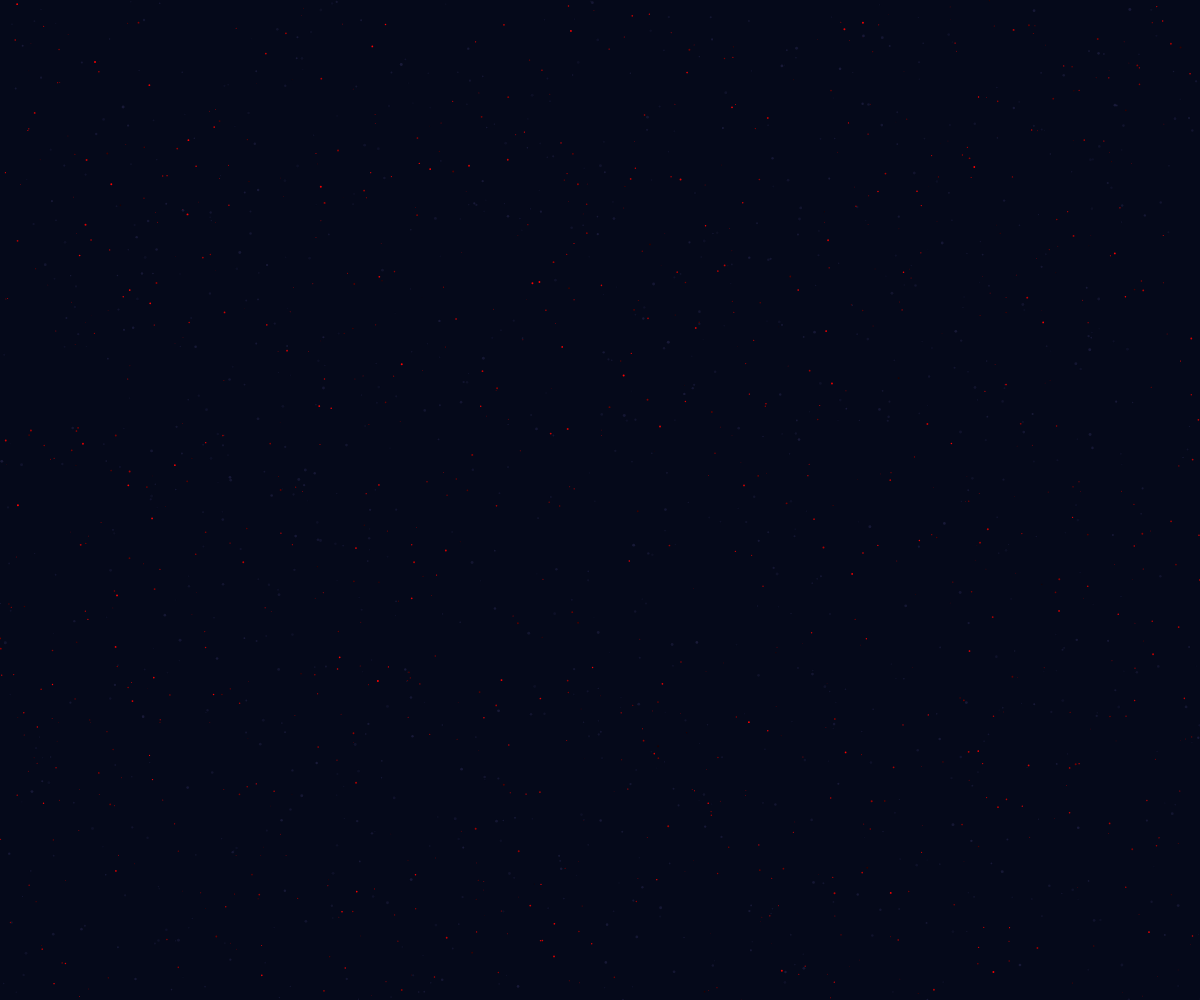
Frame 1 (no input)
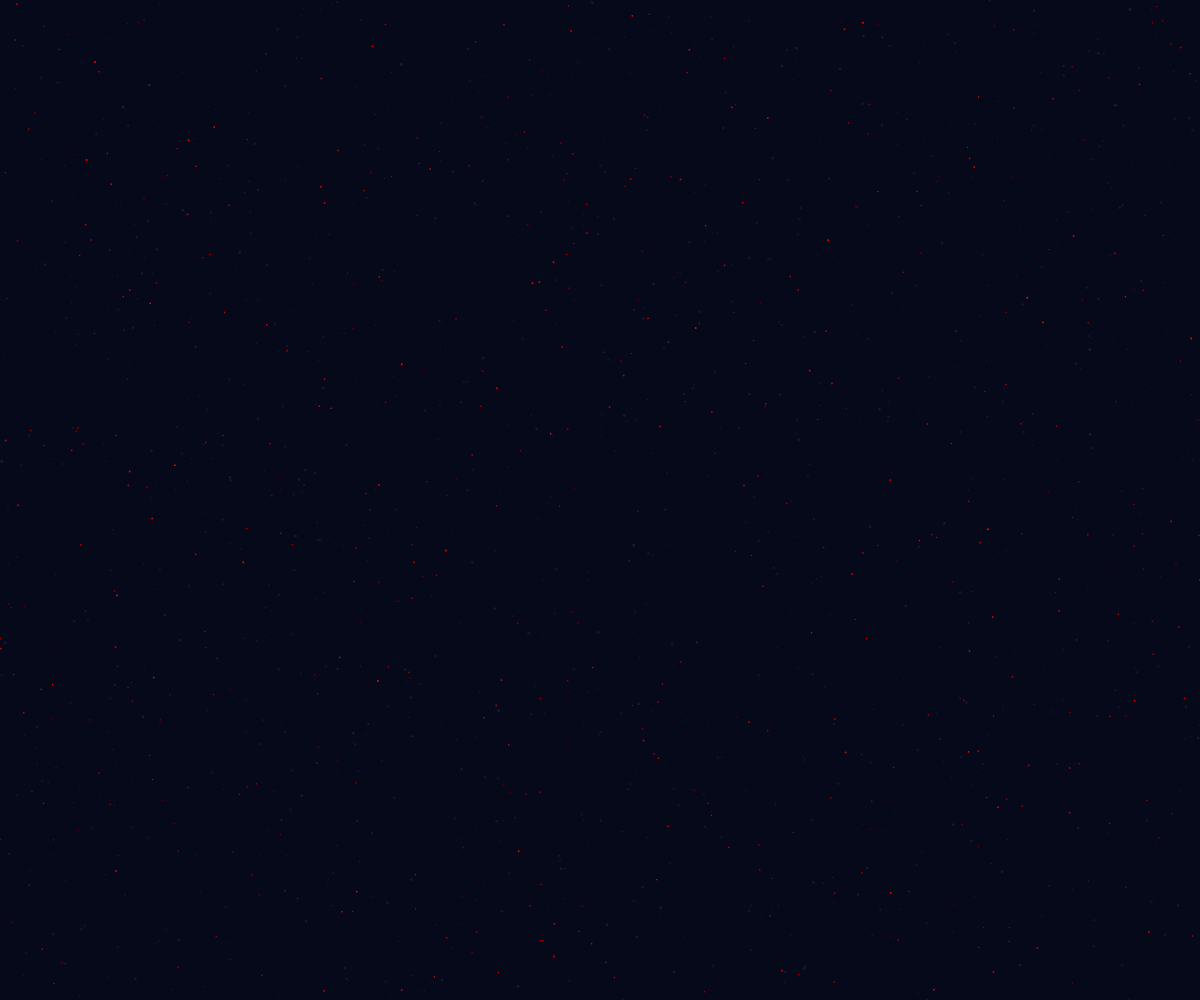
Frame 60 (no input)
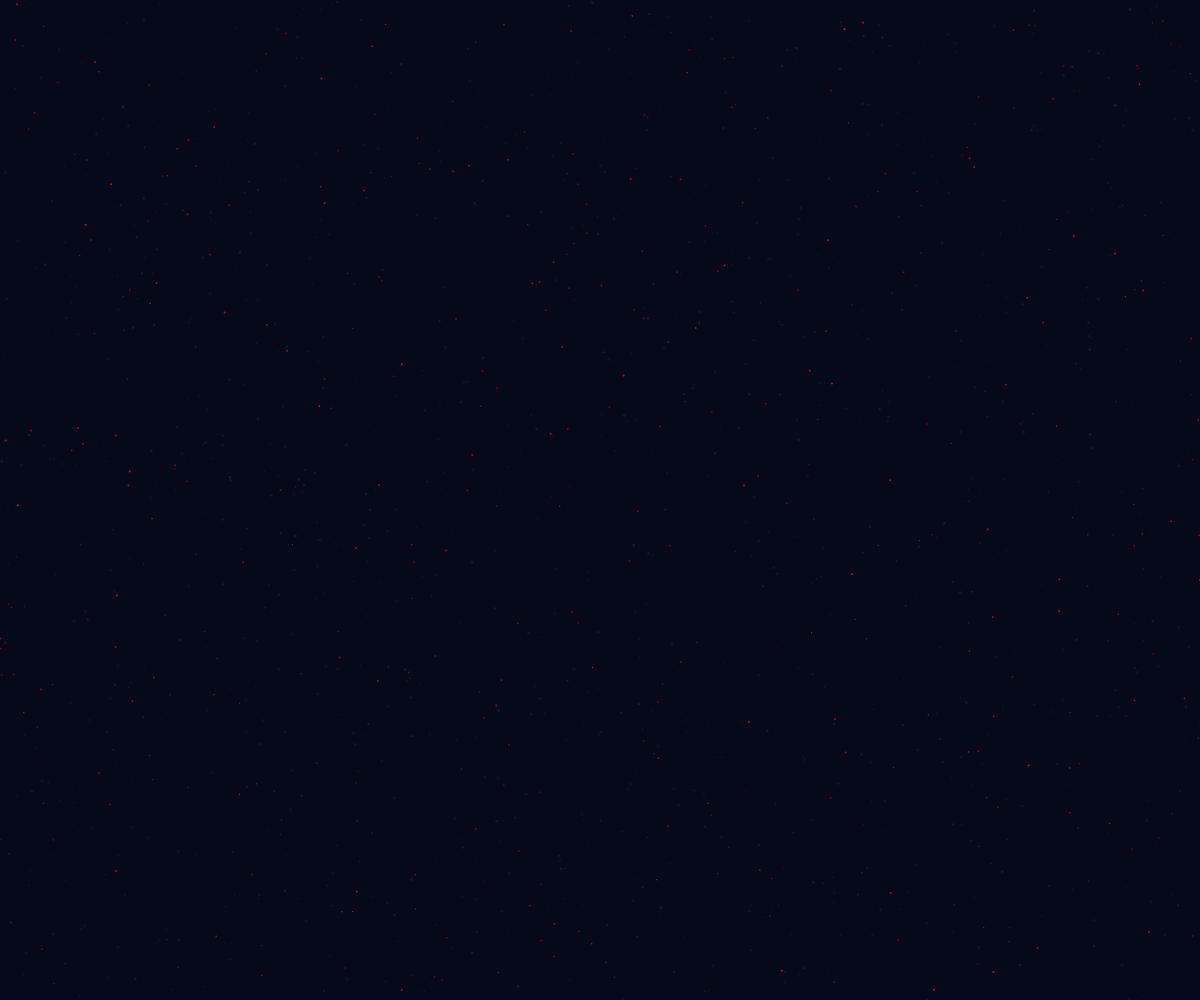
Frame 120 (the mouse pressed at the canvas centre since frame 60)

The p5.js sketch that drew these frames (run headless with seeded random() and noise() and a simulated clock; from frame 60 on, the mouse is pressed at the canvas centre):

// p5.js sketch
// ── sketch.js
let stars = [];
let milkyWay;
let supernovas = [];

function setup() {
  createCanvas(windowWidth, windowHeight);
  colorMode(HSB, 360, 100, 100, 1);
  
  // Create Milky Way pattern
  milkyWay = createGraphics(width, height);
  milkyWay.colorMode(HSB, 360, 100, 100, 1);
  milkyWay.noiseSeed(12345);
  for (let i = 0; i < 1000; i++) {
    let x = random(width);
    let y = random(height);
    let size = random(1, 3);
    let alpha = random(20, 60);
    milkyWay.noStroke();
    milkyWay.fill(240, 50, 30, alpha/100);
    milkyWay.ellipse(x, y, size, size);
  }
  
  // Create stars
  for (let i = 0; i < 1000; i++) {
    stars.push({
      x: random(width),
      y: random(height),
      size: random(0.5, 2),
      brightness: random(30, 100),
      twinkleSpeed: random(0.01, 0.05),
      twinklePhase: random(TWO_PI)
    });
  }
}

function draw() {
  background(230, 80, 10); // Deep indigo background
  
  // Draw Milky Way
  image(milkyWay, 0, 0);
  
  // Draw and animate stars
  for (let star of stars) {
    let brightness = star.brightness + sin(frameCount * star.twinkleSpeed + star.twinklePhase) * 20;
    fill(360, 100, brightness, 1);
    noStroke();
    ellipse(star.x, star.y, star.size);
  }
  
  // Occasionally create supernova
  if (frameCount % 300 === 0 && random() > 0.7) {
    let x = random(width);
    let y = random(height);
    let size = random(50, 150);
    let maxBrightness = random(80, 100);
    supernovas.push({x, y, size, maxBrightness, age: 0});
  }
  
  // Update and draw supernovas
  for (let i = supernovas.length - 1; i >= 0; i--) {
    let sn = supernovas[i];
    sn.age++;
    
    if (sn.age > 30) {
      supernovas.splice(i, 1);
      continue;
    }
    
    let opacity = map(sn.age, 0, 30, 1, 0);
    let currentSize = sn.size * (1 + sn.age * 0.05);
    let brightness = map(sn.age, 0, 30, sn.maxBrightness, 0);
    
    fill(60, 100, brightness, opacity);
    noStroke();
    ellipse(sn.x, sn.y, currentSize);
  }
  
  // Subtle background shift for cosmic motion
  translate(sin(frameCount * 0.001) * 2, cos(frameCount * 0.001) * 2);
}

function windowResized() {
  resizeCanvas(windowWidth, windowHeight);
}
